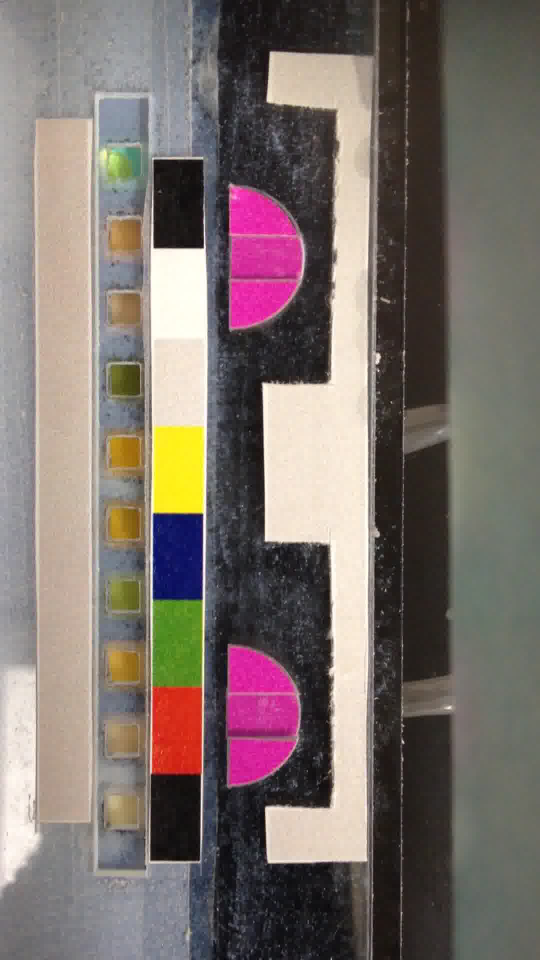
%> input picture calibrations/timing1.jpg, 1080 x 1920 px (shown at 1/2 size)
$ octave --eval "result = getTimingTemplate;"   (GNU Octave 9; MATLAB toolbox functions it lacks are replaced by stand-ins)
%> lines starting %> are read from the running program, lines starting %| are printed output that depends on the picture

function template = getTimingTemplate()
  % Get the template
  timingFile1 = './calibrations/timing1.jpg';
  template1 = getTimingTemplateComponent( timingFile1, ...
    438, 354, 631, 675, 438, 1274 );
  timingFile2 = './calibrations/timing2.jpg';
  diffX = 631-438;
  diffY = 675-354;
  template2 = getTimingTemplateComponent( timingFile2, ...
    486, 362, 486+diffX, 362+diffY, 502, 1282 );
  template = ( template1 + template2 ) / 2;
end


function template = getTimingTemplateComponent( file, ...
  minX1, minY1, maxX1, maxY1, minX2, minY2 )
%> called with file = './calibrations/timing1.jpg', minX1 = 438, minY1 = 354, maxX1 = 631, maxY1 = 675, minX2 = 438, minY2 = 1274

  img = imread( file );
%> img is the input picture: size 1920x1080x3 uint8; mean R, G, B 124, 112.8, 108
  img = double( img ) / 255;
%> img: size 1920x1080x3 double
  hsv = rgb2hsv(img);
%> hsv: size 1920x1080x3 double; mean H, S, V 0.312, 0.184, 0.499
  v = hsv(:,:,3);
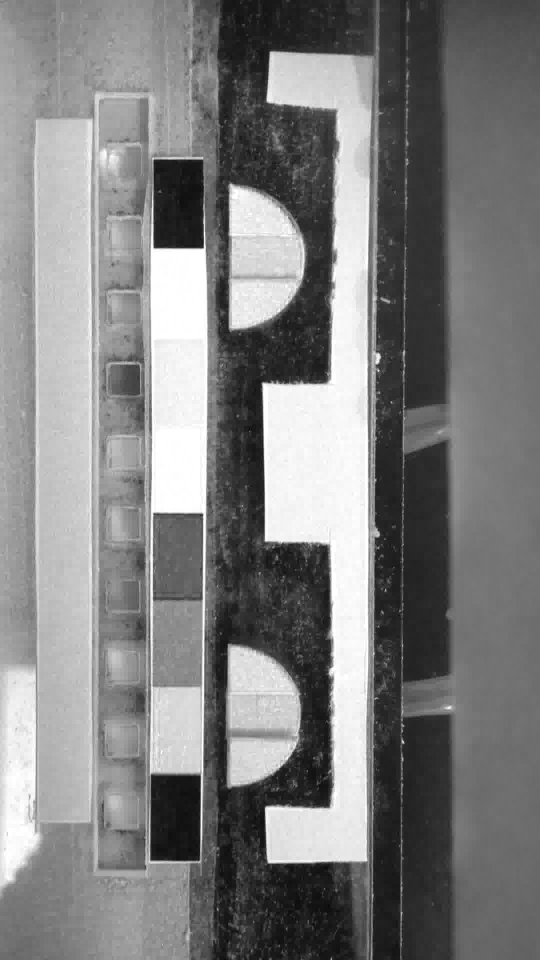
%> v: size 1920x1080 double (shown at 1/2 size); min 0.0157, max 1, mean 0.499

  timingTemplate1 = img( minY1:maxY1, minX1:maxX1 );
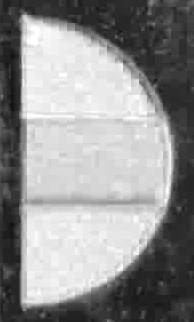
%> timingTemplate1: size 322x194 double; min 0.051, max 1, mean 0.569
  diffX = maxX1 - minX1;
  diffY = maxY1 - minY1;
  maxX2 = minX2 + diffX;
  maxY2 = minY2 + diffY;
  timingTemplate2 = img( minY2:maxY2, minX2:maxX2 );

  template = ( timingTemplate1 + timingTemplate2 ) / 2;
end
%> call 2 of getTimingTemplateComponent, with file = './calibrations/timing2.jpg', minX1 = 486, minY1 = 362, maxX1 = 679, maxY1 = 683, minX2 = 502, minY2 = 1282
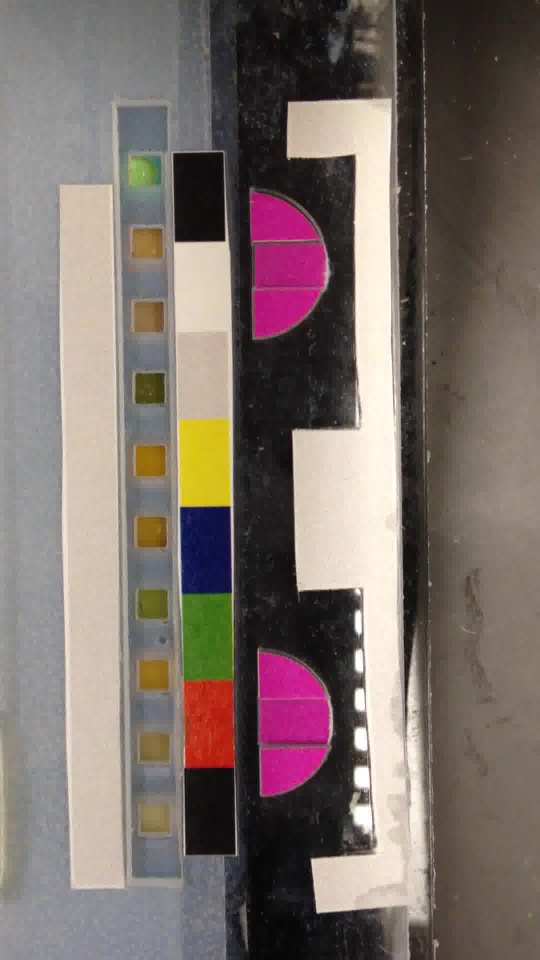
%> input picture calibrations/timing2.jpg, 1080 x 1920 px (shown at 1/2 size)
%> in getTimingTemplateComponent, img is the input picture: size 1920x1080x3 uint8; mean R, G, B 123.9, 111.2, 105.9
%> in getTimingTemplateComponent (call 2), `hsv = rgb2hsv(img);`: hsv: size 1920x1080x3 double; mean H, S, V 0.296, 0.188, 0.493
%> in getTimingTemplateComponent (call 2), `v = hsv(:,:,3);`:
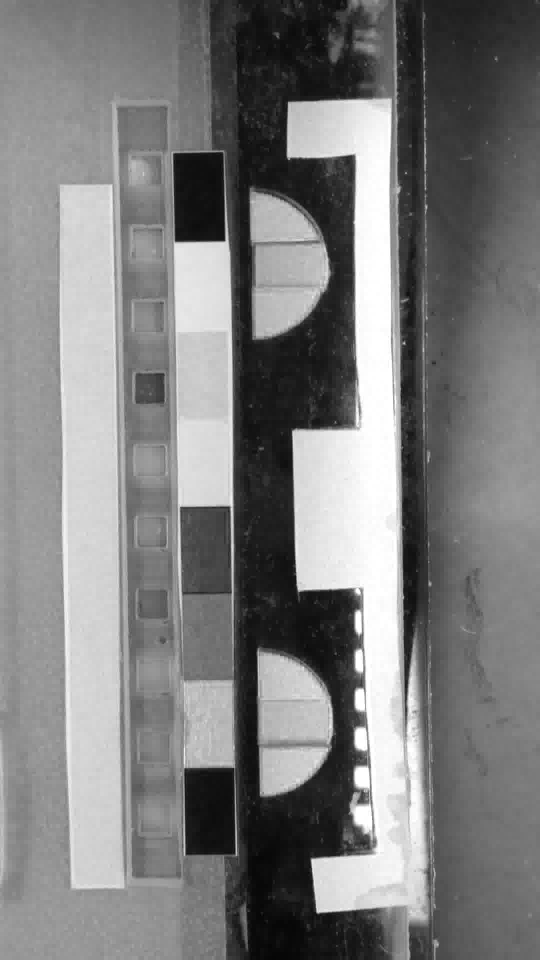
%> v: size 1920x1080 double (shown at 1/2 size); min 0, max 1, mean 0.493
%> in getTimingTemplateComponent (call 2), `timingTemplate1 = img( minY1:maxY1, minX1:maxX1 );`:
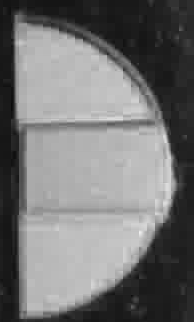
%> timingTemplate1: size 322x194 double; min 0.0431, max 0.941, mean 0.454
%> in getTimingTemplateComponent (call 2), `timingTemplate2 = img( minY2:maxY2, minX2:maxX2 );`:
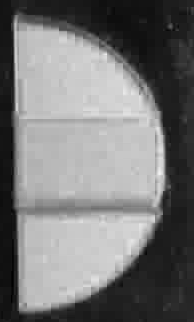
%> timingTemplate2: size 322x194 double; min 0, max 0.949, mean 0.467
%> in getTimingTemplate, `template = ( template1 + template2 ) / 2;`:
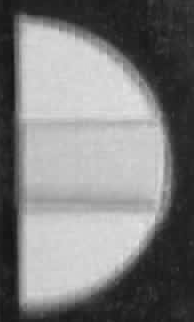
%> template: size 322x194 double; min 0.0627, max 0.898, mean 0.499
